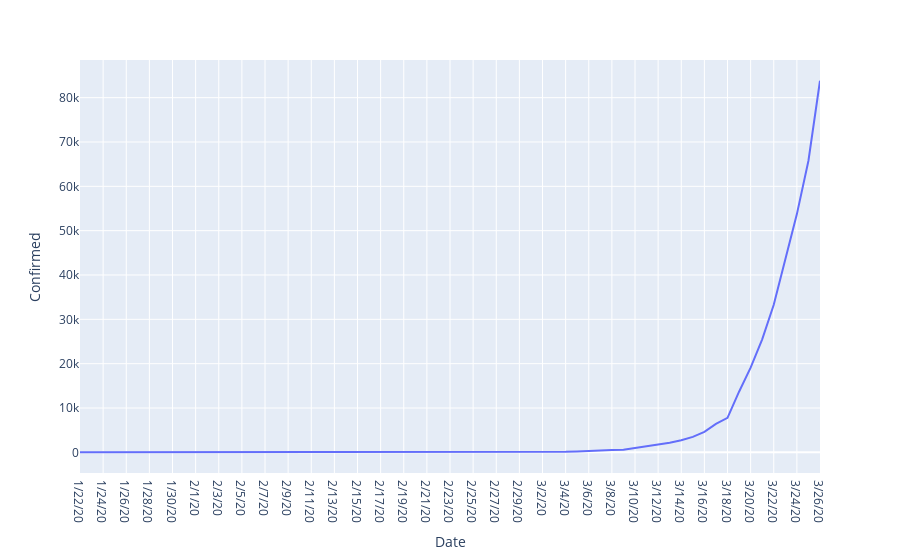

Source (notebook cell):
### Code cell
fig = px.line(df, x="Date", y="Confirmed")
# fig.update_traces(line_color="#FEC400")
# fig.update_layout(
#         template="plotly_dark",
#         title="U.S. Confirmed Cases",
#         xaxis_title="Confirmed Cases",
#         yaxis_title=None,
#         paper_bgcolor="rgba(0,0,0,0)",
#         plot_bgcolor="rgba(0,0,0,0)",
#         xaxis_showgrid=False,
#         yaxis_showgrid=False,
#     )
fig.show()

### Figure 1 — Plotly figure (JSON) as saved in the notebook; plotly's stock layout.template omitted (floating-point values rounded to 4 significant figures)
{"data": [{"hoverlabel": {"namelength": 0}, "hovertemplate": "Date=%{x}<br>Confirmed=%{y}", "legendgroup": "", "line": {"color": "#636efa", "dash": "solid"}, "mode": "lines", "name": "", "showlegend": false, "type": "scatter", "x": ["1/22/20", "1/23/20", "1/24/20", "1/25/20", "1/26/20", "1/27/20", "1/28/20", "1/29/20", "1/30/20", "1/31/20", "2/1/20", "2/2/20", "2/3/20", "2/4/20", "2/5/20", "2/6/20", "2/7/20", "2/8/20", "2/9/20", "2/10/20", "2/11/20", "2/12/20", "2/13/20", "2/14/20", "2/15/20", "2/16/20", "2/17/20", "2/18/20", "2/19/20", "2/20/20", "2/21/20", "2/22/20", "2/23/20", "2/24/20", "2/25/20", "2/26/20", "2/27/20", "2/28/20", "2/29/20", "3/1/20", "3/2/20", "3/3/20", "3/4/20", "3/5/20", "3/6/20", "3/7/20", "3/8/20", "3/9/20", "3/10/20", "3/11/20", "3/12/20", "3/13/20", "3/14/20", "3/15/20", "3/16/20", "3/17/20", "3/18/20", "3/19/20", "3/20/20", "3/21/20", "3/22/20", "3/23/20", "3/24/20", "3/25/20", "3/26/20"], "xaxis": "x", "y": [1, 1, 2, 2, 5, 5, 5, 5, 5, 7, 8, 8, 11, 11, 11, 11, 11, 11, 11, 11, 12, 12, 13, 13, 13, 13, 13, 13, 13, 13, 15, 15, 15, 51, 51, 57, 58, 60, 68, 74, 98, 118, 149, 217, 262, 402, 518, 583, 959, 1281, 1663, 2179, 2727, 3499, 4632, 6421, 7783, 13677, 19100, 25489, 33276, 43847, 53740, 65778, 83836], "yaxis": "y"}], "layout": {"legend": {"tracegroupgap": 0}, "margin": {"t": 60}, "xaxis": {"anchor": "y", "domain": [0, 1], "title": {"text": "Date"}}, "yaxis": {"anchor": "x", "domain": [0, 1], "title": {"text": "Confirmed"}}}}
